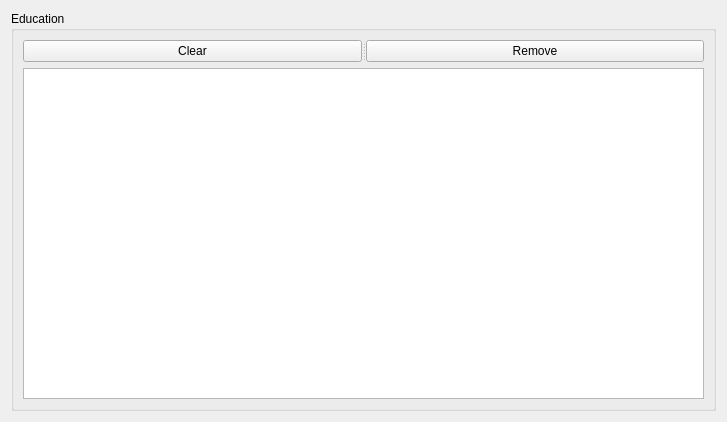
<?xml version="1.0" encoding="UTF-8"?>
<ui version="4.0">
 <class>Form</class>
 <widget class="QWidget" name="Form">
  <property name="geometry">
   <rect>
    <x>0</x>
    <y>0</y>
    <width>727</width>
    <height>416</height>
   </rect>
  </property>
  <property name="windowTitle">
   <string>Form</string>
  </property>
  <layout class="QGridLayout" name="gridLayout">
   <item row="0" column="0">
    <widget class="QGroupBox" name="groupBox">
     <property name="minimumSize">
      <size>
       <width>300</width>
       <height>400</height>
      </size>
     </property>
     <property name="title">
      <string>Education</string>
     </property>
     <layout class="QGridLayout" name="gridLayout_2">
      <item row="0" column="0">
       <widget class="QSplitter" name="splitter">
        <property name="orientation">
         <enum>Qt::Horizontal</enum>
        </property>
        <widget class="QPushButton" name="clear_education">
         <property name="text">
          <string>Clear</string>
         </property>
        </widget>
        <widget class="QPushButton" name="remove_education">
         <property name="text">
          <string>Remove</string>
         </property>
        </widget>
       </widget>
      </item>
      <item row="1" column="0">
       <widget class="QTableView" name="educationView"/>
      </item>
     </layout>
    </widget>
   </item>
  </layout>
 </widget>
 <resources/>
 <connections/>
</ui>
